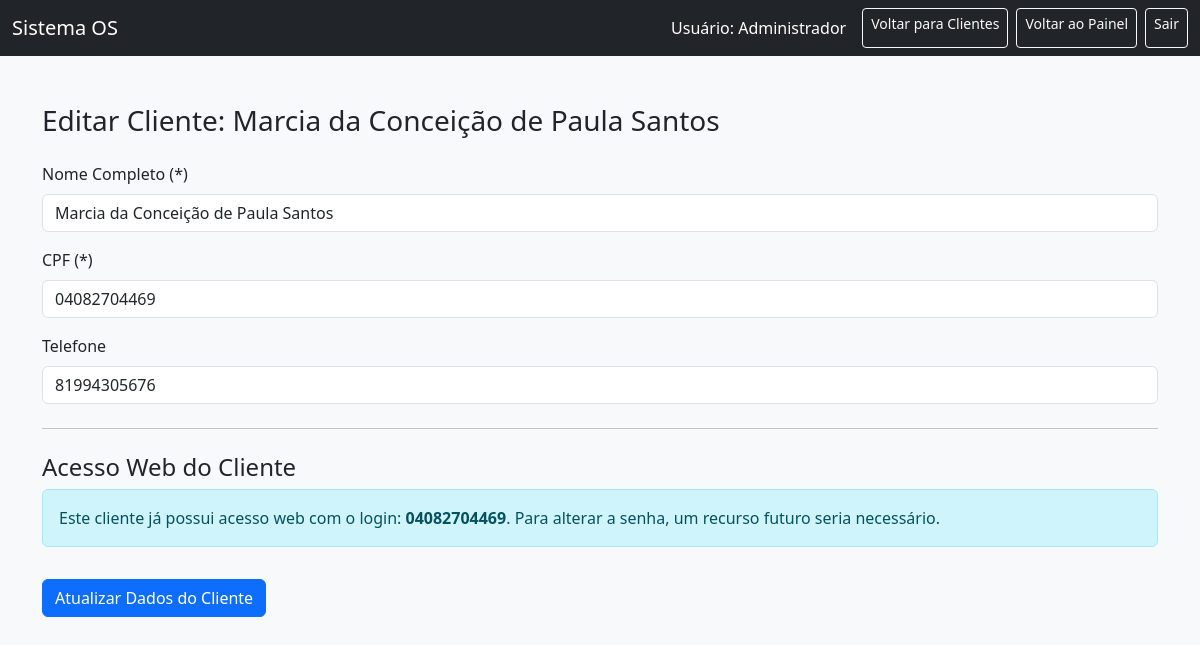
Page /editar_cliente/1 (signed in) on the earlier database version.
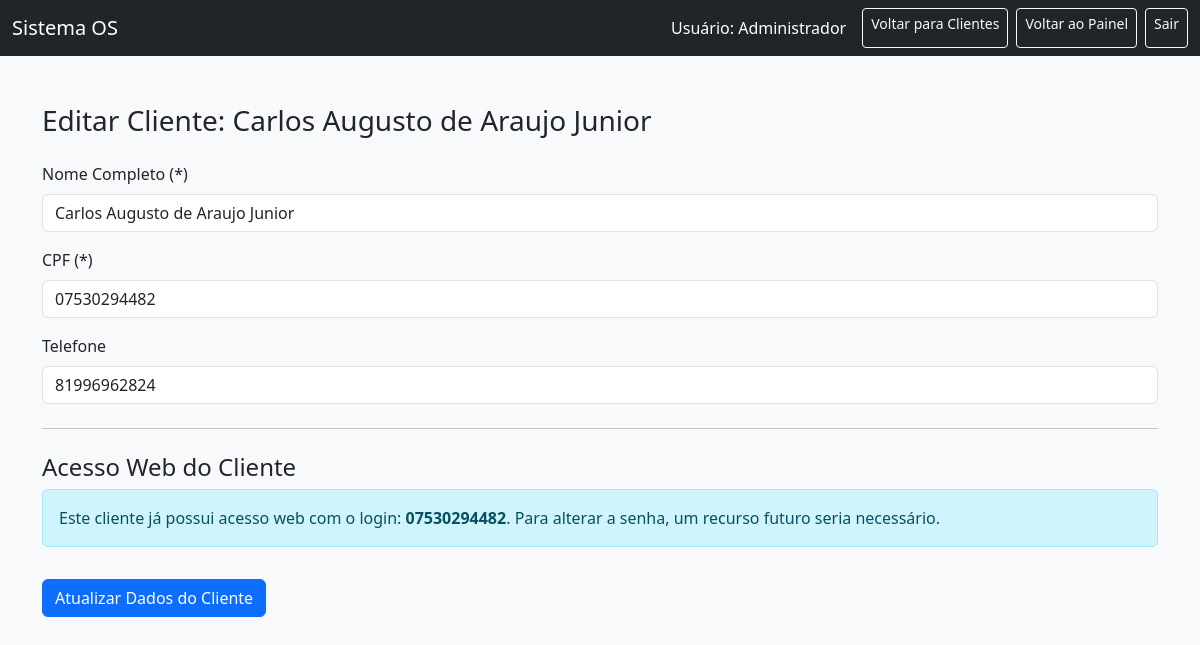
Same page on the later database version.
### tables this page shows
CREATE TABLE clientes (
            id INTEGER PRIMARY KEY AUTOINCREMENT,
            nome TEXT NOT NULL,
            cpf TEXT NOT NULL UNIQUE,
            telefone TEXT
        );

CREATE TABLE usuarios (
            id INTEGER PRIMARY KEY AUTOINCREMENT,
            nome TEXT NOT NULL,
            login TEXT NOT NULL UNIQUE,
            senha TEXT NOT NULL,
            permissao TEXT NOT NULL,
            id_cliente INTEGER,
            FOREIGN KEY (id_cliente) REFERENCES clientes(id)
        );

### app.py (the view)
@app.route('/editar_cliente/<int:id>', methods=['GET', 'POST'])
def editar_cliente(id):
    if 'permissao' not in session or session['permissao'] not in ['admin', 'atendente']:
        flash('Você não tem permissão para acessar esta página.', 'warning')
        return redirect(url_for('dashboard'))
    conn = sqlite3.connect(DB)
    c = conn.cursor()
    if request.method == 'POST':
        nome = request.form['nome'].strip()
        cpf = request.form['cpf'].strip()
        telefone = request.form['telefone'].strip()
        criar_acesso_web = request.form.get('criar_acesso_web') # Checkbox para criar/manter acesso
        login_web = request.form.get('login_web', '').strip()
        senha_web = request.form.get('senha_web', '').strip()
        if not nome or not cpf:
            flash('Nome e CPF são campos obrigatórios para o cliente.', 'danger')
            c.execute("SELECT id, nome, cpf, telefone FROM clientes WHERE id=?", (id,))
            cliente_info = c.fetchone()
            c.execute("SELECT login FROM usuarios WHERE id_cliente=? AND permissao='cliente'", (id,))
            cliente_web_info = c.fetchone()
            conn.close()
            return render_template('editar_cliente.html', cliente=cliente_info,
                                   cliente_web_login=cliente_web_info[0] if cliente_web_info else None,
                                   permissao=session['permissao'])
        try:
            c.execute("UPDATE clientes SET nome=?, cpf=?, telefone=? WHERE id=?",
                      (nome, cpf, telefone, id))
            conn.commit()
            flash('Dados do cliente atualizados com sucesso!', 'success')
            c.execute("SELECT id, login FROM usuarios WHERE id_cliente=? AND permissao='cliente'", (id,))
            acesso_web_existente = c.fetchone()
            if criar_acesso_web: # Se o checkbox "Criar Acesso Web" está marcado
                if not acesso_web_existente: # E não existe um acesso web para este cliente
                    if not login_web or not senha_web:
                        flash('Login e Senha para o acesso web são obrigatórios para criar um novo acesso.', 'danger')
                    else:
                        hashed_senha_web = generate_password_hash(senha_web, method='pbkdf2:sha256')
                        c.execute("INSERT INTO usuarios (nome, login, senha, permissao, id_cliente) VALUES (?, ?, ?, ?, ?)",
                                  (nome, login_web, hashed_senha_web, 'cliente', id))
                        conn.commit()
                        flash(f'Acesso web criado para o cliente {nome} com login: {login_web}!', 'success')
                else: # Já existe um acesso web, então tenta atualizar (se houver dados novos)
                    update_login = False
                    update_senha = False
                    if login_web and login_web != acesso_web_existente[1]: # Se o login foi fornecido e é diferente
                        update_login = True
                    if senha_web: # Se uma nova senha foi fornecida
                        update_senha = True
                    if update_login and update_senha:
                        hashed_senha_web = generate_password_hash(senha_web, method='pbkdf2:sha256')
                        c.execute("UPDATE usuarios SET login=?, senha=? WHERE id=?",
                                  (login_web, hashed_senha_web, acesso_web_existente[0]))
                        conn.commit()
                        flash('Login e senha do acesso web atualizados!', 'success')
                    elif update_login:
                        c.execute("UPDATE usuarios SET login=? WHERE id=?",
                                  (login_web, acesso_web_existente[0]))
                        conn.commit()
                        flash('Login do acesso web atualizado!', 'success')
                    elif update_senha:
                        hashed_senha_web = generate_password_hash(senha_web, method='pbkdf2:sha256')
                        c.execute("UPDATE usuarios SET senha=? WHERE id=?",
                                  (hashed_senha_web, acesso_web_existente[0]))
                        conn.commit()
                        flash('Senha do acesso web atualizada!', 'success')
                    elif login_web == acesso_web_existente[1] and not senha_web:
                        flash('Nenhuma alteração detectada no acesso web.', 'info')
                    elif login_web and login_web != acesso_web_existente[1] and not update_senha:
                        flash('Erro: Já existe um usuário com este novo login web. Escolha outro.', 'danger')
            else: # Se o checkbox "Criar Acesso Web" NÃO está marcado
                if acesso_web_existente and (login_web or senha_web): # Se desmarcou mas tentou mudar dados
                    flash('Acesso web existente. Para editar, marque a opção "Criar/Editar Acesso Web". Para excluir, a funcionalidade ainda não está disponível.', 'info')
        except sqlite3.IntegrityError as e:
            if "UNIQUE constraint failed: clientes.cpf" in str(e):
                flash('Erro: Já existe outro cliente com este CPF.', 'danger')
            elif "UNIQUE constraint failed: usuarios.login" in str(e):
                flash('Erro: Já existe um usuário com este login web. Escolha outro.', 'danger')
            else:
                 flash(f'Erro de integridade: {e}', 'danger')
            conn.rollback() # Garante que a transação seja desfeita em caso de erro
        except Exception as e:
            flash(f'Erro ao atualizar cliente ou acesso web: {e}', 'danger')
            conn.rollback()
        finally:
            conn.close()
            return redirect(url_for('editar_cliente', id=id))
    else:
        c.execute("SELECT id, nome, cpf, telefone FROM clientes WHERE id=?", (id,))
        cliente_info = c.fetchone()
        if not cliente_info:
            conn.close()
            flash("Cliente não encontrado.", 'danger')
            return redirect(url_for('listar_clientes'))
        c.execute("SELECT login FROM usuarios WHERE id_cliente=? AND permissao='cliente'", (id,))
        cliente_web_info = c.fetchone()
        conn.close()
        return render_template('editar_cliente.html',
                               cliente=cliente_info,
                               cliente_web_login=cliente_web_info[0] if cliente_web_info else None,
                               permissao=session['permissao']) # Passa permissao para o template

### templates/editar_cliente.html (shortened to what this page needs)
<!DOCTYPE html>
<html lang="pt-br">
<head>
  <link href="https://cdn.jsdelivr.net/npm/bootstrap@5.3.0/dist/css/bootstrap.min.css" rel="stylesheet">
</head>
<body class="bg-light">
<nav class="navbar navbar-dark bg-dark">
  <div class="container-fluid">
    <a class="navbar-brand" href="{{ url_for('dashboard') }}">Sistema OS</a>
    <div class="d-flex">
      <span class="navbar-text text-white me-3">Usuário: {{ session['usuario_nome'] }}</span>
      <a href="{{ url_for('listar_clientes') }}" class="btn btn-outline-light btn-sm me-2">Voltar para Clientes</a>
      <a href="{{ url_for('dashboard') }}" class="btn btn-outline-light btn-sm me-2">Voltar ao Painel</a>
      <a href="{{ url_for('logout') }}" class="btn btn-outline-light btn-sm">Sair</a>
    </div>
  </div>
</nav>
<div class="container py-5">
  <h3>Editar Cliente: {{ cliente[1] }}</h3>
  <form method="POST" class="mt-4">
    <div class="mb-3">
      <label for="nome" class="form-label">Nome Completo (*)</label>
      <input type="text" class="form-control" id="nome" name="nome" value="{{ cliente[1] }}" required>
    </div>
    <div class="mb-3">
      <label for="cpf" class="form-label">CPF (*)</label>
      <input type="text" class="form-control" id="cpf" name="cpf" value="{{ cliente[2] }}" required pattern="\d{3}\.?\d{3}\.?\d{3}-?\d{2}" title="Formato: 123.456.789-00">
    </div>
    <div class="mb-3">
      <label for="telefone" class="form-label">Telefone</label>
      <input type="text" class="form-control" id="telefone" name="telefone" value="{{ cliente[3] or '' }}">
    </div>
    <hr class="my-4">
    <h4>Acesso Web do Cliente</h4>
    {% if cliente_web_login %}
      <div class="alert alert-info">
        Este cliente já possui acesso web com o login: <strong>{{ cliente_web_login }}</strong>.
        Para alterar a senha, um recurso futuro seria necessário.
      </div>
      <button type="submit" class="btn btn-primary mt-3">Atualizar Dados do Cliente</button>
    {% endif %}
  </form>
</div>
</body>
</html>

Differences in the rows shown:
removed usuarios: login "04082704469"
changed clientes: nome "Marcia da Conceição de Paula Santos" → "Carlos Augusto de Araujo Junior"; cpf "04082704469" → "07530294482"; telefone "81994305676" → "81996962824"
now on this page (row edited): usuarios: login "07530294482"
